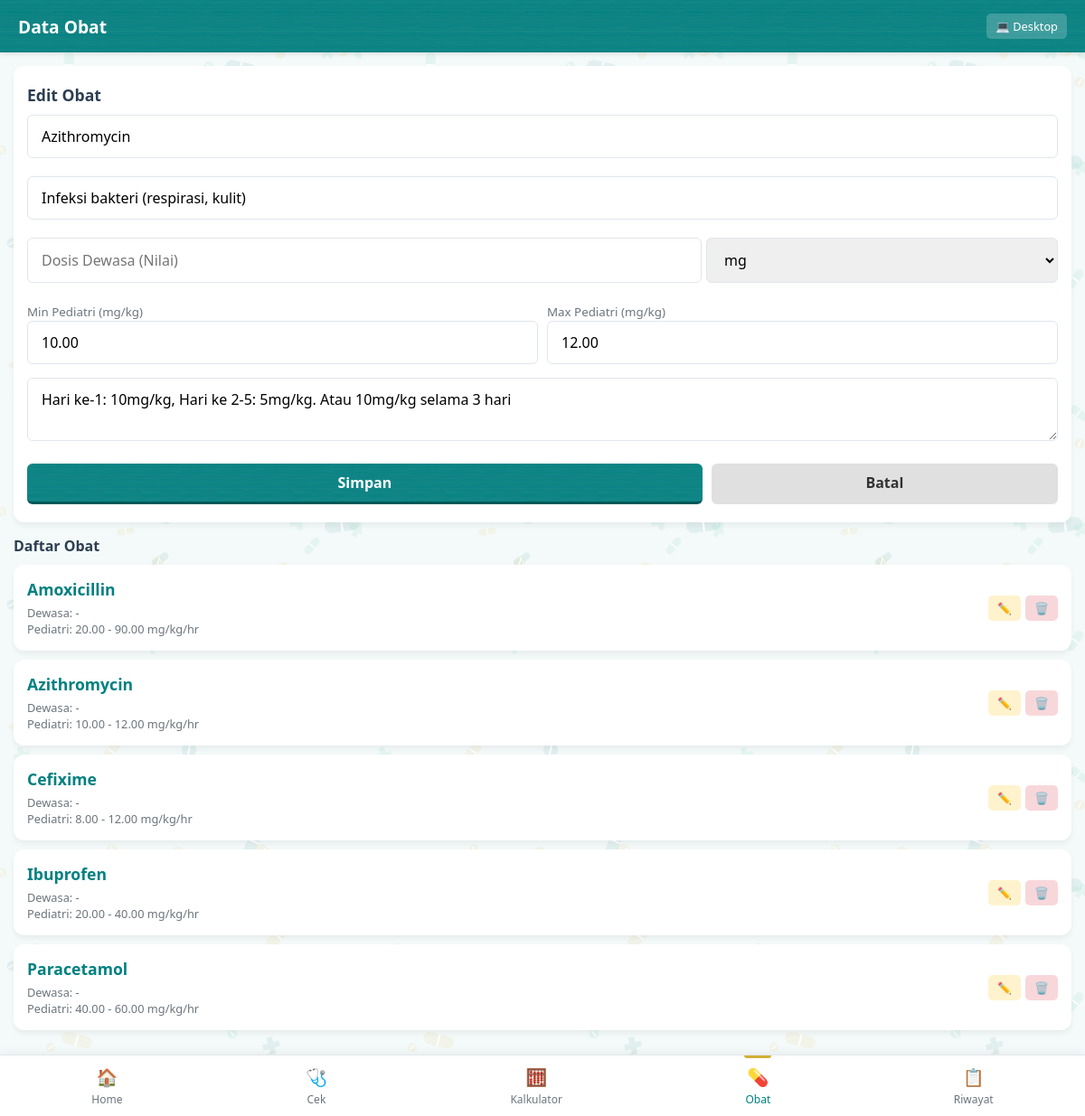
The page /mobile/drugs.php?edit=5 on the database its author committed.
### tables this page shows
CREATE TABLE `drugs` (
  `id` int(11) NOT NULL AUTO_INCREMENT,
  `nama_obat` varchar(255) NOT NULL,
  `diagnosis` varchar(255) DEFAULT NULL,
  `dosis_dewasa` varchar(255) DEFAULT NULL,
  `dosis_dewasa_satuan` varchar(50) DEFAULT 'mg',
  `min_mg_per_kg_per_day` decimal(10,2) NOT NULL,
  `max_mg_per_kg_per_day` decimal(10,2) NOT NULL,
  `catatan` text DEFAULT NULL,
  PRIMARY KEY (`id`)
);

### mobile/drugs.php (the view, shortened to what this page needs)
<?php
require_once '../db.php';
$editDrug = null;
if (isset($_GET['edit'])) {
    $id = (int)$_GET['edit'];
    $stmt = $pdo->prepare("SELECT * FROM drugs WHERE id = ?");
    $stmt->execute([$id]);
    $editDrug = $stmt->fetch();
}
$stmt = $pdo->query("SELECT * FROM drugs ORDER BY nama_obat ASC");
$drugs = $stmt->fetchAll();
?>
<!DOCTYPE html>
<html lang="id">
<head>
    <link rel="stylesheet" href="../assets/css/style.css?v=<?= time() ?>">
    <link rel="stylesheet" href="../assets/css/mobile-style.css?v=<?= time() ?>">
</head>
<body>
    <div class="mobile-topbar">
        <h1>Data Obat</h1>
        <a href="../drugs.php" style="color: white; text-decoration: none; font-size: 0.8rem; background: rgba(255,255,255,0.2); padding: 5px 10px; border-radius: 5px;">💻 Desktop</a>
    </div>
    <div class="main-content">
        <div class="card">
            <h2 style="font-size: 1.1rem; margin-bottom: 10px;"><?= $editDrug ? 'Edit Obat' : 'Tambah Obat Baru' ?></h2>
            <div id="tab-manual-m" class="tab-content <?= $editDrug ? 'active' : '' ?>">
                <form action="drugs.php" method="POST">
                    <div class="form-group">
                        <input type="text" id="input_nama_obat_m" name="nama_obat" class="form-control" required placeholder="Nama Obat" value="<?= $editDrug['nama_obat'] ?? '' ?>">
                    </div>
                    <div class="form-group">
                        <input type="text" id="input_diagnosis_m" name="diagnosis" class="form-control" placeholder="Indikasi" value="<?= $editDrug['diagnosis'] ?? '' ?>">
                    </div>
                    <div class="form-group" style="display: flex; gap: 5px;">
                        <input type="text" id="input_dosis_dewasa_m" name="dosis_dewasa" class="form-control" placeholder="Dosis Dewasa (Nilai)" value="<?= $editDrug['dosis_dewasa'] ?? '' ?>" style="flex: 2;">
                        <select id="input_dosis_dewasa_satuan_m" name="dosis_dewasa_satuan" class="form-control" style="flex: 1;">
                            <?php $satuan_dewasa = $editDrug['dosis_dewasa_satuan'] ?? 'mg'; ?>
                            <option value="mg" <?= $satuan_dewasa == 'mg' ? 'selected' : '' ?>>mg</option>
                        </select>
                    </div>
                    <div style="display: flex; gap: 10px; margin-bottom: 15px;">
                        <div style="flex: 1;">
                            <small style="color: var(--text-muted);">Min Pediatri (mg/kg)</small>
                            <input type="number" step="0.01" id="input_min_mg_m" name="min_mg_per_kg_per_day" class="form-control" required value="<?= $editDrug['min_mg_per_kg_per_day'] ?? '' ?>">
                        </div>
                        <div style="flex: 1;">
                            <small style="color: var(--text-muted);">Max Pediatri (mg/kg)</small>
                            <input type="number" step="0.01" id="input_max_mg_m" name="max_mg_per_kg_per_day" class="form-control" required value="<?= $editDrug['max_mg_per_kg_per_day'] ?? '' ?>">
                        </div>
                    </div>
                    <div class="form-group">
                        <textarea id="input_catatan_m" name="catatan" class="form-control" placeholder="Catatan/Panduan" rows="2"><?= $editDrug['catatan'] ?? '' ?></textarea>
                    </div>
                    <div style="display: flex; gap: 10px;">
                        <button type="submit" class="btn btn-primary" style="flex: 2; padding: 10px;"><?= $editDrug ? 'Simpan' : 'Tambah' ?></button>
                        <?php if ($editDrug): ?>
                            <a href="drugs.php" class="btn" style="flex: 1; padding: 10px; background-color: #e0e0e0; color: #333; text-align: center;">Batal</a>
                        <?php endif; ?>
                    </div>
                </form>
            </div>
        </div>
        <h3 style="margin-bottom: 10px; font-size: 1rem;">Daftar Obat</h3>
        <?php foreach($drugs as $drug): ?>
        <div class="card" style="padding: 15px; margin-bottom: 10px;">
            <div style="display: flex; justify-content: space-between; align-items: center;">
                <div>
                    <strong style="font-size: 1.1rem; color: var(--primary-blue);"><?= $drug['nama_obat'] ?></strong>
                    <div style="font-size: 0.8rem; color: var(--text-muted); margin-top: 5px;">
                        Dewasa: <?= $drug['dosis_dewasa'] ? $drug['dosis_dewasa'] . ' ' . $drug['dosis_dewasa_satuan'] : '-' ?>
                    </div>
                    <div style="font-size: 0.8rem; color: var(--text-muted);">
                        Pediatri: <?= $drug['min_mg_per_kg_per_day'] ?> - <?= $drug['max_mg_per_kg_per_day'] ?> mg/kg/hr
                    </div>
                </div>
                <div style="display: flex; gap: 5px;">
                    <a href="drugs.php?edit=<?= $drug['id'] ?>" style="background: var(--alert-yellow); padding: 5px 10px; border-radius: 5px; text-decoration: none; font-size: 0.8rem;">✏️</a>
                    <a href="drugs.php?delete=<?= $drug['id'] ?>" class="btn-delete" style="background: var(--alert-red); padding: 5px 10px; border-radius: 5px; text-decoration: none; font-size: 0.8rem;">🗑️</a>
                </div>
            </div>
        </div>
        <?php endforeach; ?>
    </div>
    <div class="bottom-nav">
        <a href="index.php" class="nav-item">
            <div class="nav-icon">🏠</div>
            Home
        </a>
        <a href="check.php" class="nav-item">
            <div class="nav-icon">🩺</div>
            Cek
        </a>
        <a href="kalkulator.php" class="nav-item">
            <div class="nav-icon">🧮</div>
            Kalkulator
        </a>
        <a href="drugs.php" class="nav-item active">
            <div class="nav-icon">💊</div>
            Obat
        </a>
        <a href="history.php" class="nav-item">
            <div class="nav-icon">📋</div>
            Riwayat
        </a>
    </div>
</body>
</html>

### assets/css/style.css (style rules this page uses)
:root { --primary-blue: #008080; --secondary-blue: #20c997; --accent-gold: #D4AF37; --light-bg: #f4f9f9; --sidebar-bg: #ffffff; --text-dark: #2c3e50; --text-muted: #6c757d; --border-color: #e0e6ed; --alert-green: #d4edda; --alert-green-text: #155724; --alert-green-border: #c3e6cb; --alert-yellow: #fff3cd; --alert-yellow-text: #856404; --alert-yellow-border: #ffeeba; --alert-red: #f8d7da; --alert-red-text: #721c24; --alert-red-border: #f5c6cb; }
* { margin: 0; padding: 0; box-sizing: border-box; font-family: 'Segoe UI', Tahoma, Geneva, Verdana, sans-serif; }
body { background-color: var(--light-bg); color: var(--text-dark); display: flex; min-height: 100vh; }
.main-content { flex-grow: 1; margin-left: 250px; padding: 30px 40px; }
.card { background-color: white; padding: 30px; border-radius: 10px; box-shadow: 0 4px 6px rgba(0,0,0,0.05); margin-bottom: 30px; }
.form-group { margin-bottom: 20px; }
.form-control { width: 100%; padding: 10px 15px; border: 1px solid var(--border-color); border-radius: 6px; font-size: 1rem; transition: border-color 0.3s; }
.btn { padding: 10px 20px; border: none; border-radius: 6px; cursor: pointer; font-size: 1rem; font-weight: bold; transition: background-color 0.3s; text-decoration: none; display: inline-block; }
.btn-primary { background-color: var(--primary-blue); color: white; position: relative; border-bottom: 3px solid #005959; }
.tab-content { display: none; }
.tab-content.active { display: block; }

### assets/css/mobile-style.css (style rules this page uses)
body { flex-direction: column; padding-bottom: 70px; background-color: var(--light-bg); }
.mobile-topbar { background-color: var(--primary-blue); color: white; padding: 15px 20px; text-align: center; position: sticky; top: 0; z-index: 100; box-shadow: 0 2px 5px rgba(0,0,0,0.1); display: flex; justify-content: space-between; align-items: center; }
.mobile-topbar h1 { font-size: 1.2rem; margin: 0; }
.main-content { margin-left: 0; padding: 15px; width: 100%; }
.card { padding: 20px 15px; border-radius: 12px; margin-bottom: 15px; }
.bottom-nav { position: fixed; bottom: 0; left: 0; width: 100%; background-color: white; border-top: 1px solid var(--border-color); display: flex; justify-content: space-around; padding: 10px 0; box-shadow: 0 -2px 10px rgba(0,0,0,0.05); z-index: 1000; }
.nav-item { text-decoration: none; color: var(--text-muted); display: flex; flex-direction: column; align-items: center; font-size: 0.75rem; font-weight: 500; }
.nav-item.active { color: var(--primary-blue); position: relative; }
.nav-item.active::after { content: ''; position: absolute; top: -10px; left: 50%; transform: translateX(-50%); width: 30px; height: 3px; background-color: var(--accent-gold); border-radius: 0 0 3px 3px; }
.nav-icon { font-size: 1.2rem; margin-bottom: 3px; }
.btn { padding: 12px 20px; width: 100%; text-align: center; }
.form-control { padding: 12px 15px; }

### rows shown on the page
drugs: nama_obat "Azithromycin", diagnosis "Infeksi bakteri (respirasi, kulit)", dosis_dewasa_satuan "mg", min_mg_per_kg_per_day "10.00", max_mg_per_kg_per_day "12.00", catatan "Hari ke-1: 10mg/kg, Hari ke 2-5: 5mg/kg. Atau 10mg/kg selama 3 hari"
drugs: nama_obat "Amoxicillin", min_mg_per_kg_per_day "20.00", max_mg_per_kg_per_day "90.00"
drugs: nama_obat "Cefixime", min_mg_per_kg_per_day "8.00", max_mg_per_kg_per_day "12.00"
drugs: nama_obat "Ibuprofen", min_mg_per_kg_per_day "20.00", max_mg_per_kg_per_day "40.00"
drugs: nama_obat "Paracetamol", min_mg_per_kg_per_day "40.00", max_mg_per_kg_per_day "60.00"
